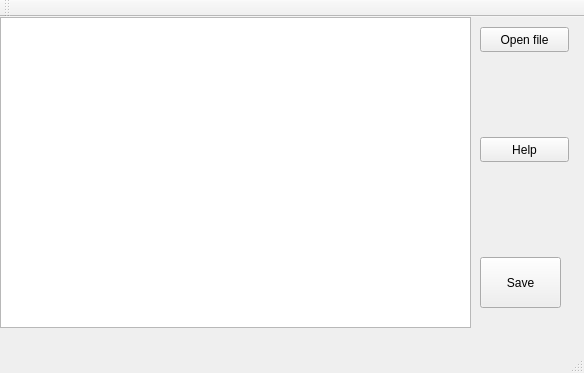
<?xml version="1.0" encoding="UTF-8"?>
<ui version="4.0">
 <class>MainWindow</class>
 <widget class="QMainWindow" name="MainWindow">
  <property name="geometry">
   <rect>
    <x>0</x>
    <y>0</y>
    <width>584</width>
    <height>373</height>
   </rect>
  </property>
  <property name="windowTitle">
   <string>MainWindow</string>
  </property>
  <widget class="QWidget" name="centralWidget">
   <widget class="QTextEdit" name="textEdit">
    <property name="geometry">
     <rect>
      <x>0</x>
      <y>0</y>
      <width>471</width>
      <height>311</height>
     </rect>
    </property>
   </widget>
   <widget class="QPushButton" name="openButton">
    <property name="geometry">
     <rect>
      <x>480</x>
      <y>10</y>
      <width>89</width>
      <height>25</height>
     </rect>
    </property>
    <property name="text">
     <string>Open file</string>
    </property>
   </widget>
   <widget class="QPushButton" name="saveButton">
    <property name="geometry">
     <rect>
      <x>480</x>
      <y>240</y>
      <width>81</width>
      <height>51</height>
     </rect>
    </property>
    <property name="text">
     <string>Save</string>
    </property>
   </widget>
   <widget class="QPushButton" name="helpButton">
    <property name="geometry">
     <rect>
      <x>480</x>
      <y>120</y>
      <width>89</width>
      <height>25</height>
     </rect>
    </property>
    <property name="text">
     <string>Help</string>
    </property>
   </widget>
  </widget>
  <widget class="QToolBar" name="mainToolBar">
   <attribute name="toolBarArea">
    <enum>TopToolBarArea</enum>
   </attribute>
   <attribute name="toolBarBreak">
    <bool>false</bool>
   </attribute>
  </widget>
  <widget class="QStatusBar" name="statusBar"/>
  <widget class="QMenuBar" name="menuBar">
   <property name="geometry">
    <rect>
     <x>0</x>
     <y>0</y>
     <width>584</width>
     <height>22</height>
    </rect>
   </property>
  </widget>
 </widget>
 <layoutdefault spacing="6" margin="11"/>
 <resources/>
 <connections/>
</ui>
